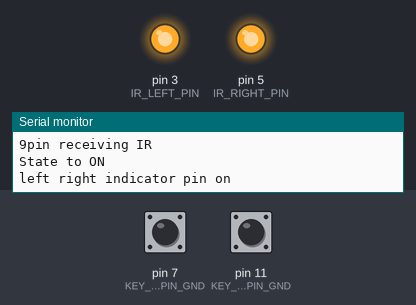
This sketch was run on a simulated Arduino Uno, built with avr-gcc and run on an emulated ATmega328P. Parts: output pins drawn as LEDs (lit = HIGH), the last lines printed to the serial monitor. Inputs (shaded band) come from the test bench; at power-on: pin 7 (KEY_RIGHT_PIN_GND) HIGH, pin 11 (KEY_LEFT_PIN_GND) HIGH.

Above: at 1.3 s.
1.4 s: pin 7 (KEY_RIGHT_PIN_GND) pulled LOW for 1 s
At 1.8 s:
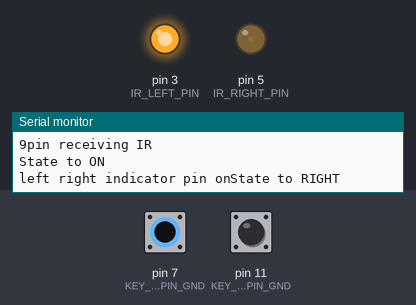
3.9 s: pin 11 (KEY_LEFT_PIN_GND) pulled LOW for 3.2 s
8.6 s: pin 7 (KEY_RIGHT_PIN_GND) pulled LOW for 3.2 s
13.3 s: pin 7 (KEY_RIGHT_PIN_GND) pulled LOW for 1 s
17.8 s: pin 11 (KEY_LEFT_PIN_GND) pulled LOW for 0.15 s
At 17.89 s:
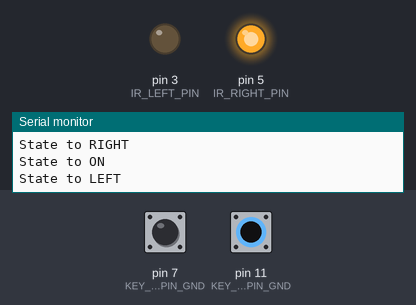
Timing chart, 0 to 20.4 s (numbered marks = the images above; inputs shaded):
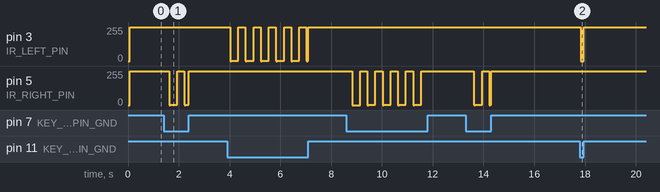

Measured:
- after the input at 1.4 s, pin 5 (IR_RIGHT_PIN): 255/255 → 1/255 after 0.22 s, → 253/255 0.32 s later, → 1/255 0.28 s later, → 255/255 0.18 s later
- after the input at 17.8 s, pin 3 (IR_LEFT_PIN): 255/255 → 0/255 at once, → 255/255 0.13 s later

The sketch:

bike_led_indicator.ino
```cpp
#include <singleLEDLibrary.h>
#include <IRremote.h>

enum STATE
{
  ON,
  LEFT,
  RIGHT,
  HAZARD
};

STATE curr_state;
int freq_ind = 5;
STATE state_seq[] = {ON, ON, ON, ON, ON, ON};
unsigned long milli_seq[] = {0, 2500, 5000, 7500, 10000, 12500};
const int freq_arr[] = {5000, 3000, 2000, 1000, 500, 300, 150, 50};
const int IR_PIN = 9;
const int KEY_LEFT_PIN_GND = 11;
const int KEY_RIGHT_PIN_GND = 7;
const int IR_LEFT_PIN = 3;
const int IR_RIGHT_PIN = 5;
const boolean debug_mode = true;
sllib IR_LEFT = sllib(IR_LEFT_PIN);
sllib IR_RIGHT = sllib(IR_RIGHT_PIN);

const unsigned long REMOTE_1 = 0xBA45FF00;
const unsigned long REMOTE_2 = 0xB946FF00;
const unsigned long REMOTE_3 = 0xB847FF00;
const unsigned long REMOTE_4 = 0xBB44FF00;
const unsigned long REMOTE_5 = 0xBF40FF00;
const unsigned long REMOTE_6 = 0xBC43FF00;
const unsigned long REMOTE_7 = 0xF807FF00;
const unsigned long REMOTE_8 = 0xEA15FF00;
const unsigned long REMOTE_9 = 0xF609FF00;
const unsigned long REMOTE_STAR = 0xE916FF00;
const unsigned long REMOTE_0 = 0xE619FF00;
const unsigned long REMOTE_HASHTAG = 0xF20DFF00;
const unsigned long REMOTE_UP = 0xE718FF00;
const unsigned long REMOTE_DOWN = 0xAD52FF00;
const unsigned long REMOTE_LEFT = 0xF708FF00;
const unsigned long REMOTE_RIGHT = 0xA55AFF00;
const unsigned long REMOTE_OK = 0xE31CFF00;

//+=============================================================================
// Configure the Arduino
//
void setup() {
  Serial.begin(9600);
  pinMode(KEY_LEFT_PIN_GND, INPUT_PULLUP);
  pinMode(KEY_RIGHT_PIN_GND, INPUT_PULLUP);
  if (debug_mode) {
    log_debug(String(KEY_LEFT_PIN_GND) + "pin is left indicator\n");
    log_debug(String(KEY_RIGHT_PIN_GND) + "pin is right indicator\n");
    log_debug("Enabling IRin...\n");
  }

  // Start the receiver and if not 3. parameter specified, take LED_BUILTIN pin from the internal boards definition as default feedback LED
  IrReceiver.begin(IR_PIN, ENABLE_LED_FEEDBACK);

  Serial.print("Ready to receive IR signals of protocols: \n");
//  printActiveIRProtocols(&Serial);
  log_debug(String(IR_PIN) + "pin receiving IR\n");

  setState(ON);
  IR_LEFT.setOnSingle();
  IR_RIGHT.setOnSingle();
  IR_LEFT.update();
  IR_RIGHT.update();
  log_debug("left right indicator pin on");
}

//+=============================================================================
// Functions
//
void log_debug(String str) {
  if (debug_mode) Serial.print(str);
}

String enumToString(STATE state) {
  if (state == ON) {
    return "ON";
  } else if (state == LEFT) {
    return "LEFT";
  } else if (state == RIGHT) {
    return "RIGHT";
  } else if (state == HAZARD) {
    return "HAZARD";
  }
}

void setBrightnessBothPin(int val) {
  IR_LEFT.setBrightness(val);
  IR_RIGHT.setBrightness(val);
}

void setState(STATE state) {
  curr_state = state;
  log_debug("State to " + enumToString(curr_state) + "\n");
}

void doStateAction() {
  IR_LEFT.update();
  IR_RIGHT.update();
  switch (curr_state) {
    case (LEFT):
      IR_LEFT.setBreathSingle(freq_arr[freq_ind]);
      IR_RIGHT.setOnSingle();
      break;
    case (RIGHT):
      IR_RIGHT.setBreathSingle(freq_arr[freq_ind]);
      IR_LEFT.setOnSingle();
      break;
    case (HAZARD):
      IR_LEFT.setBreathSingle(freq_arr[freq_ind]);
      IR_RIGHT.setBreathSingle(freq_arr[freq_ind]);
      break;
    default:
      IR_LEFT.setOnSingle();
      IR_RIGHT.setOnSingle();
  }
}

void applyHazardState(STATE state) {
  for (int i = 1; i <= 5; i++) {
    state_seq[i-1] = state_seq[i];
    milli_seq[i-1] = milli_seq[i];
  }
  state_seq[5] = state;
  milli_seq[5] = millis();
  if ((milli_seq[5] - milli_seq[0]) <= 2750 &&
    state_seq[0] == LEFT &&
    state_seq[1] == ON &&
    state_seq[2] == LEFT &&
    state_seq[3] == ON &&
    state_seq[4] == RIGHT &&
    state_seq[5] == ON) {
      setState(HAZARD);
  }
}

//+=============================================================================
// The repeating section of the code
//
void loop() {
  if (IrReceiver.decode()) {  // Grab an IR code
    // Print a short summary of received data
    if (IrReceiver.decodedIRData.flags & IRDATA_FLAGS_WAS_OVERFLOW) {
      Serial.println("Overflow detected");
    } else {
      IrReceiver.printIRResultShort(&Serial);
      IrReceiver.resume();                            // Prepare for the next value
      if (IrReceiver.decodedIRData.decodedRawData == REMOTE_1) {
        log_debug("Brightness to 10%\n");
        setBrightnessBothPin(10);
      } else if (IrReceiver.decodedIRData.decodedRawData == REMOTE_2) {
        log_debug("Brightness to 20%\n");
        setBrightnessBothPin(20);
      } else if (IrReceiver.decodedIRData.decodedRawData == REMOTE_3) {
        log_debug("Brightness to 30%\n");
        setBrightnessBothPin(30);
      } else if (IrReceiver.decodedIRData.decodedRawData == REMOTE_4) {
        log_debug("Brightness to 40%\n");
        setBrightnessBothPin(40);
      } else if (IrReceiver.decodedIRData.decodedRawData == REMOTE_5) {
        log_debug("Brightness to 50%\n");
        setBrightnessBothPin(50);
      } else if (IrReceiver.decodedIRData.decodedRawData == REMOTE_6) {
        log_debug("Brightness to 60%\n");
        setBrightnessBothPin(60);
      } else if (IrReceiver.decodedIRData.decodedRawData == REMOTE_7) {
        log_debug("Brightness to 70%\n");
        setBrightnessBothPin(70);
      } else if (IrReceiver.decodedIRData.decodedRawData == REMOTE_8) {
        log_debug("Brightness to 80%\n");
        setBrightnessBothPin(80);
      } else if (IrReceiver.decodedIRData.decodedRawData == REMOTE_9) {
        log_debug("Brightness to 90%\n");
        setBrightnessBothPin(90);
      } else if (IrReceiver.decodedIRData.decodedRawData == REMOTE_0) {
        log_debug("Brightness to 0%\n");
        setBrightnessBothPin(0);
      } else if (IrReceiver.decodedIRData.decodedRawData == REMOTE_STAR) {
        log_debug("Brightness to 100%\n");
        setBrightnessBothPin(100);
      } else if (IrReceiver.decodedIRData.decodedRawData == REMOTE_HASHTAG) {
        setState(HAZARD);
      } else if (IrReceiver.decodedIRData.decodedRawData == REMOTE_OK) {
        setState(ON);
      } else if (IrReceiver.decodedIRData.decodedRawData == REMOTE_UP) {
        int curr_brightness = IR_LEFT.getBrightness();
        if (curr_brightness <= 90) {
          log_debug("Brightness UP to " + String(curr_brightness + 10) + "%\n");
          setBrightnessBothPin(curr_brightness+10);
        }
      } else if (IrReceiver.decodedIRData.decodedRawData == REMOTE_DOWN) {
        int curr_brightness = IR_LEFT.getBrightness();
        if (curr_brightness >= 0) {
          log_debug("Brightness UP to " + String(curr_brightness - 10) + "%\n");
          setBrightnessBothPin(curr_brightness-10);
        }
      } else if (IrReceiver.decodedIRData.decodedRawData == REMOTE_LEFT) {
        if (freq_ind > 0) {
          freq_ind--;
          log_debug("Frequency lowered to " + String(freq_arr[freq_ind]) + "Hz");
        }
      } else if (IrReceiver.decodedIRData.decodedRawData == REMOTE_RIGHT) {
        if (freq_ind < (sizeof(freq_arr) / sizeof(freq_arr[0])) - 1) {
          freq_ind++;
          log_debug("Frequency increased to " + String(freq_arr[freq_ind]) + "Hz");
        }
      }
    }
  }
  if ((LEFT == curr_state || RIGHT == curr_state) && HIGH == digitalRead(KEY_LEFT_PIN_GND) && HIGH == digitalRead(KEY_RIGHT_PIN_GND)) {
    setState(ON);
    applyHazardState(ON);
  } else if (ON == curr_state && LOW == digitalRead(KEY_LEFT_PIN_GND)) {
    setState(LEFT);
    applyHazardState(LEFT);
  } else if (ON == curr_state && LOW == digitalRead(KEY_RIGHT_PIN_GND)) {
    setState(RIGHT);
    applyHazardState(RIGHT);
  }
  doStateAction();
}
```
